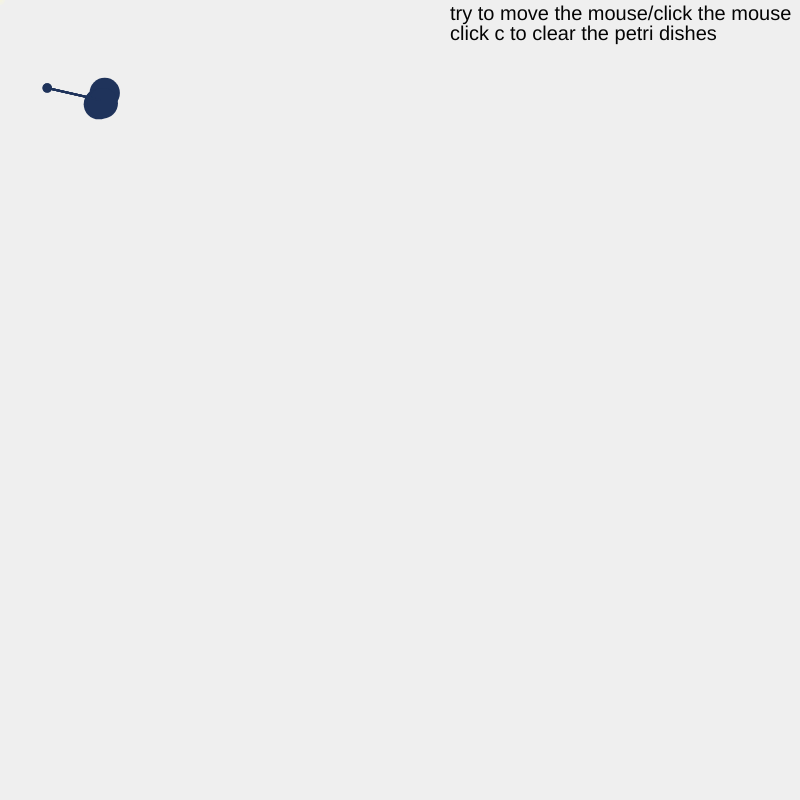
Frame 1 (no input)
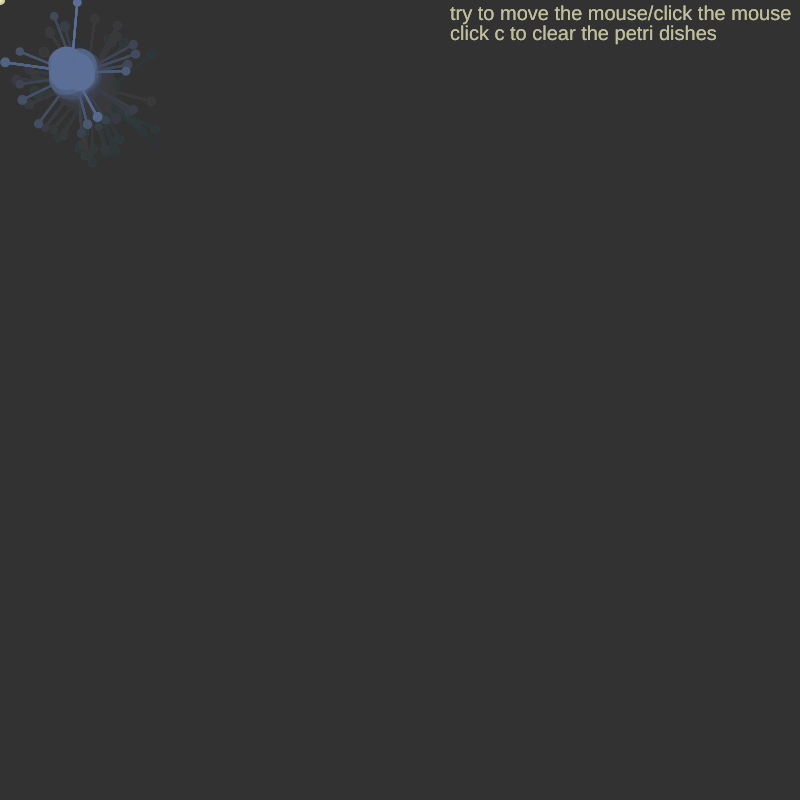
Frame 60 (no input)
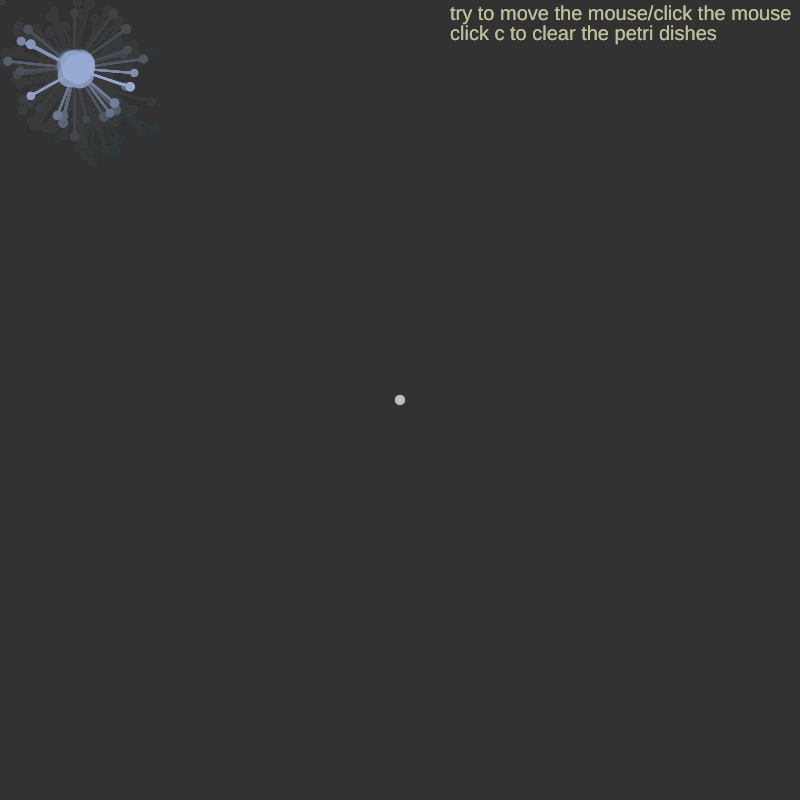
Frame 120 (the mouse pressed at the canvas centre since frame 60)

The p5.js sketch that drew these frames (run headless with seeded random() and noise() and a simulated clock; from frame 60 on, the mouse is pressed at the canvas centre):

// p5.js sketch
// ── sketch.js
let posx = 100;
let posy = 100;

let mred = 30;
let mgreen = 50;
let mblue = 90;
let colorincrease = 1;
let mdo = 30;
let mdos = 0.3;

let rmdo = 10;
let rmdos = 0.2;

let mode = 0;

let xArray1 = [];
let yArray1 = [];
let initalSizeOfArray1 = 5;

let xArray2 = [];
let yArray2 = [];
let initalSizeOfArray2 = 7;

let xArray3 = [];
let yArray3 = [];
let initalSizeOfArray3 = 7;

function setup() {
  createCanvas(800, 800);
}

function draw() {
  textSize(20)
  text("try to move the mouse/click the mouse",450,20)
  text("click c to clear the petri dishes",450,40)
  
  
  
  background(50, 20);

  //clear the background
  if(keyIsPressed==true&&key=="c"){
    fill(50)
    rect(0,0,800,800)
  }

  
  //subject body size change
  mdo = mdo + mdos;
  if (mdo > 40 || mdo < 20) {
    mdos = -mdos;
  }
  if (mdo > 42) {
    mdo = 30;
  }
  
  //reproduction body size change
  rmdo = rmdo + rmdos;
  if (rmdo <= 20) {
  }
  if (rmdo > 40 || rmdo < 20) {
    rmdos = -rmdos;
  }
  if (rmdo > 42) {
    rmdo = 30;
  }

  //subjects color change
  mred = mred + colorincrease;
  mgreen = mgreen + colorincrease;
  mblue = mblue + colorincrease;
  if (mblue > 230 || mblue < 60) {
    colorincrease = -colorincrease;
  }

  //subject 
  drawCreature(
    posx,
    posy,
    mdo,
    mdos,
    random(0, 2 * PI),
    random(50, 70),
    mred,
    mgreen,
    mblue,
    colorincrease
  );
  
  
  
//reproduction
  if (xArray3.length > 13) {
    drawCreatureReproduction(
      rposx,
      rposy,
      rmdo,
      rmdos,
      random(0, 2 * PI),
      random(30, 50),
      mred,
      mgreen,
      mblue,
      colorincrease
    );
  }

  //subject interaction: mouse is too far away
  if (dist(mouseX, mouseY, posx, posy) > 300) {
    posx += random(-1, 1);
    posy += random(-1, 1);
  }
  
  //interaction: mouse within subject's sensing range
  if (dist(mouseX, mouseY, posx, posy) <= 300) {
    if (mouseX > posx && mouseY > posy) {
      posy += random(0, 1);
      posx += random(0, 1);
    } else if (mouseX < posx && mouseY < posy) {
      posx -= random(0, 1);
      posy -= random(0, 1);
    } else if (mouseX > posx && mouseY < posy) {
      posx += random(0, 1);
      posy -= random(0, 1);
    } else if (mouseX < posx && mouseY > posy) {
      posx -= random(0, 1);
      posy += random(0, 1);
    } else if (mouseX == posx && mouseY == posy) {
      posx += random(-1, 1);
      posy += random(-1, 1);
    }
  }

  //reproduction interaction similar to the subject
  if (mode == 0) {
    rposx = posx + random(-50, 50);
    rposy = posy + random(-50, 50);
  } else if ((mode = 1)) {
    if (dist(mouseX, mouseY, rposx, rposy) <= 200) {
      if (mouseX > rposx && mouseY > rposy) {
        rposy += random(0, 0.5);
        rposx += random(0, 0.5);
      } else if (mouseX < rposx && mouseY < rposy) {
        rposx -= random(0, 0.5);
        rposy -= random(0, 0.5);
      } else if (mouseX > rposx && mouseY < rposy) {
        rposx += random(0, 0.5);
        rposy -= random(0, 0.5);
      } else if (mouseX < rposx && mouseY > rposy) {
        rposx -= random(0, 0.5);
        rposy += random(0, 0.5);
      } else if (mouseX == rposx && mouseY == rposy) {
        rposx += random(-1, 0.5);
        rposy += random(-1, 0.5);
      }
    }
  }

  
  //mouse position with light (interaction)
  noStroke();
  fill(255, 255, 204, 50);
  circle(mouseX, mouseY, 5);
  fill(255, 255, 204, 50);
  circle(mouseX, mouseY, 10);
}



function drawCreature(
  posx,
  posy,
  mdo,
  mdos,
  ranAngle,
  ranAmp,
  mred,
  mgreen,
  mblue,
  colorincrease
) {
  for (let j = 0; j < initalSizeOfArray2; j++) {
    xArray2[j] = posx;
    yArray2[j] = posy;
  }
  for (let k = 0; k < initalSizeOfArray3; k++) {
    xArray3[k] = posx;
    yArray3[k] = posy;
  }

    
    
    //putting cells out of subject's sensing range 
  for (let j = 0; j < xArray2.length; j++) {
    fill(mred, mgreen, mblue);
    circle(xArray2[j], yArray2[j], random(5, 10));
    
    //if the subject move closer to the cells, build connection
    if (dist(posx, posy, xArray2[j], yArray2[j]) < 200) {
      stroke(mred, mgreen, mblue);
      line(posx, posy, xArray2[j], yArray2[j]);
      
    }
  }

    //putting cells within subject's sensing range
  for (let k = 0; k < xArray3.length; k++) {
    fill(mred, mgreen, mblue);
    stroke(mred, mgreen, mblue);
    circle(
      xArray3[k],
      yArray3[k],
      map(sin(k + frameCount * 0.05), -1, 1, 5, 13)
    );
    line(posx, posy, xArray3[k], yArray3[k]);
    
    //if cells within range are close enough, they make connections with each other
    if (dist(xArray3[k], yArray3[k], xArray3[k - 1], yArray3[k - 1]) < 50) {
      line(xArray3[k - 1], yArray3[k - 1], xArray3[k], yArray3[k]);
      }
  }

    
    //body of the subject
  push();
  translate(posx, posy);
  for (let n = 0; n < 4; n++) {
    noStroke();
    fill(mred, mgreen, mblue);
    circle(0 + random(-8, 8), 0 + random(-8, 8), mdo);
  }

    //tentacles and cells generated by the subject itself to sense
  for (let i = 0; i < initalSizeOfArray1; i++) {
    xArray1[i] = sin(ranAngle) * ranAmp;
    yArray1[i] = cos(ranAngle) * ranAmp;
  }

  for (let i = 0; i < xArray1.length; i++) {
    let x = xArray1[i];
    let y = yArray1[i];
    fill(mred, mgreen, mblue);
    stroke(mred, mgreen, mblue);
    strokeWeight(2);
    circle(x, y, random(3, 8));
    line(0, 0, x, y);
  }

  pop();
}



function drawCreatureReproduction(
  rposx,
  rposy,
  rmdo,
  mdos,
  ranAngle,
  ranAmp,
  mred,
  mgreen,
  mblue,
  colorincrease
) {
    
  //reproduction body
  push();
  translate(rposx, rposy);
  for (let n = 0; n < 4; n++) {
    noStroke();
    fill(mred, mgreen, mblue);
    circle(0 + random(-8, 8), 0 + random(-8, 8), rmdo);
  }

  pop();
}


//interaction base
function mousePressed() {
 mode=1
  if (dist(mouseX, mouseY, posx, posy) > 300) {
    xArray2.push(mouseX);
    yArray2.push(mouseY);
  } else if (dist(mouseX, mouseY, posx, posy) < 300) {
    xArray3.push(mouseX);
    yArray3.push(mouseY);
  }
}

// ── style.css
p{
    color: gold;
}
h1{
    background-color: black;
    color: rgb(113, 178, 253);
}
h2{
    color: rgb(113, 178, 253);
}
body{
    background-color: rgb(7, 27, 83);
}
